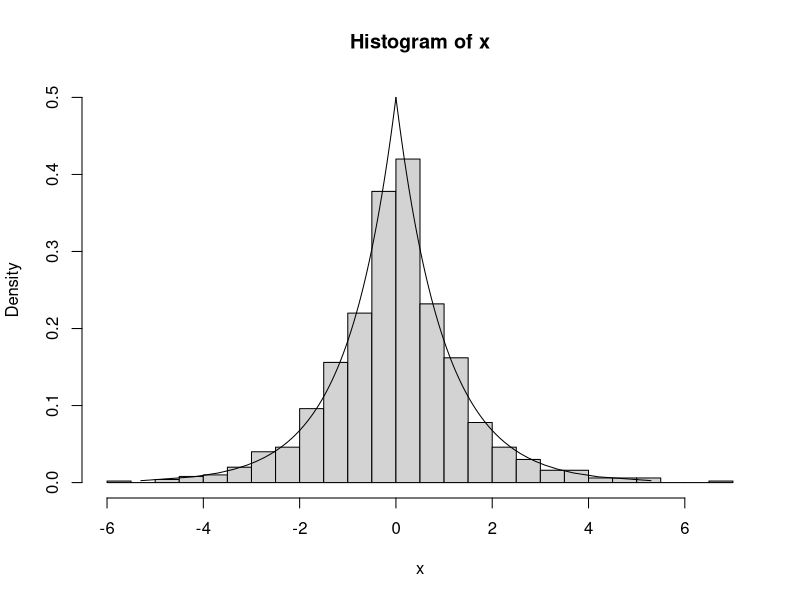
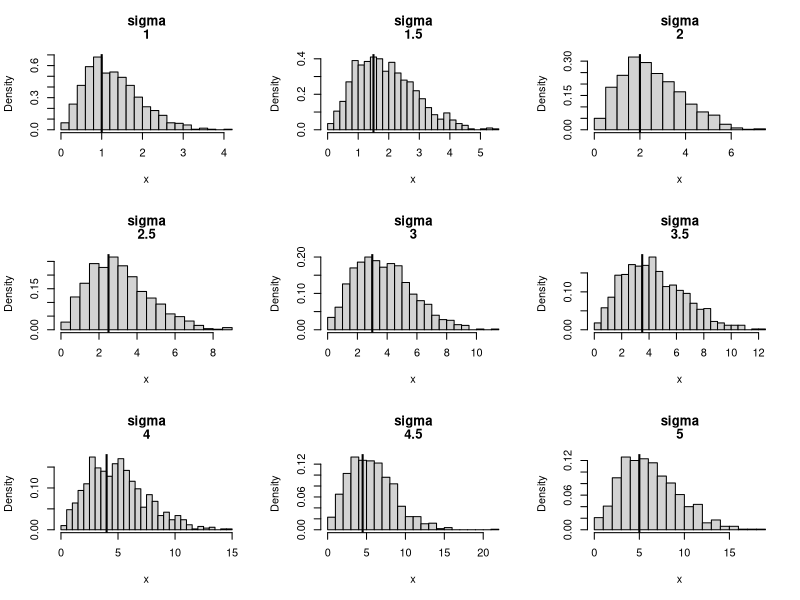
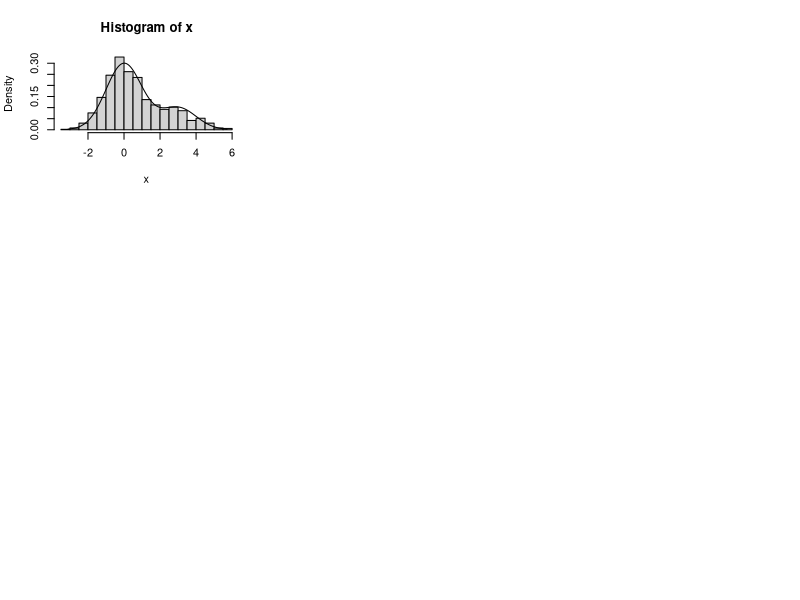
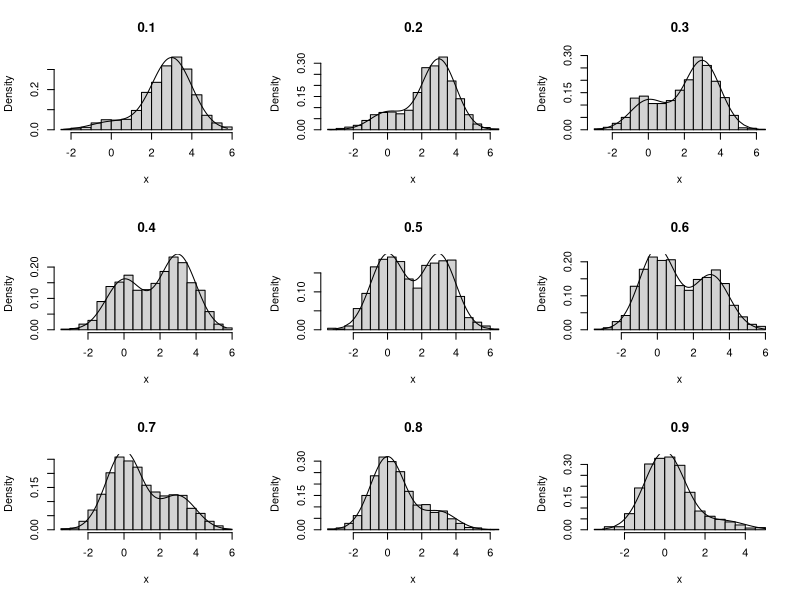

Generate these figures, in order, with R:
## ---- chunk 1
knitr::opts_chunk$set(echo = TRUE)
## ---- chunk 2
u <- runif(1000)
i <- which(u >= 0.5)
x <- c(-log(2 * u[i] - 1), log(2 * u[-i]))
a <- c(0, qexp(ppoints(100), rate = 1))
b <- -rev(a)

hist(x, breaks = 25, prob = TRUE, ylim = c(0, 0.5))
lines(a, 0.5 * exp(-a))
lines(b, 0.5 * exp(b))
## ---- chunk 3
n <- 1000
sigma <- seq(1, 5, length = 9)

par(mfrow = c(3, 3))
for(i in 1:length(sigma)) {
  u <- runif(n)
  x <- sigma[i] * sqrt(-2 * log(u))
  hist(x, 25, prob = TRUE, main = c("sigma", sigma[i]))
  abline(v = sigma[i], lwd = 2)
}

## ---- chunk 4
p <- c(0.1, 0.2, 0.2, 0.2, 0.3)
cdfDiscrete <- cumsum(p) # sum up each probability
x <- numeric(1000)

for(i in 1:1000) {
  x[i] <- sum(as.integer(runif(1) > cdfDiscrete))
}

rbind(table(x)/1000, p)
## ---- chunk 5
n <- 1000
p <- 0.75
mu <- sample(c(0, 3), size = 1000, replace = TRUE, prob = c(p, 1 - p))
x <- rnorm(n, mu, 1)

hist(x, breaks = 25, prob = TRUE)
y <- sort(x)
fy <- p * dnorm(y) + (1 - p) * dnorm(y, 3, 1)
lines(y, fy)

par(mfrow = c(3, 3))
p <- seq(0.1, 0.9, length = 9)
for(i in 1:9) {
  mu <- sample(c(0, 3), size = 1000, replace = TRUE, prob = c(p[i], 1 - p[i]))
  x <- rnorm(n, mu, 1)
  hist(x, breaks = 25, prob = TRUE, main = p[i])
  y <- sort(x)
  fy <- p[i] * dnorm(y) + (1 - p[i]) * dnorm(y, 3, 1)
  lines(y, fy)
}
## ---- chunk 6
lambda <- rgamma(1000, 4, 2)
x <- rexp(1000, rate = lambda)
head(x)
